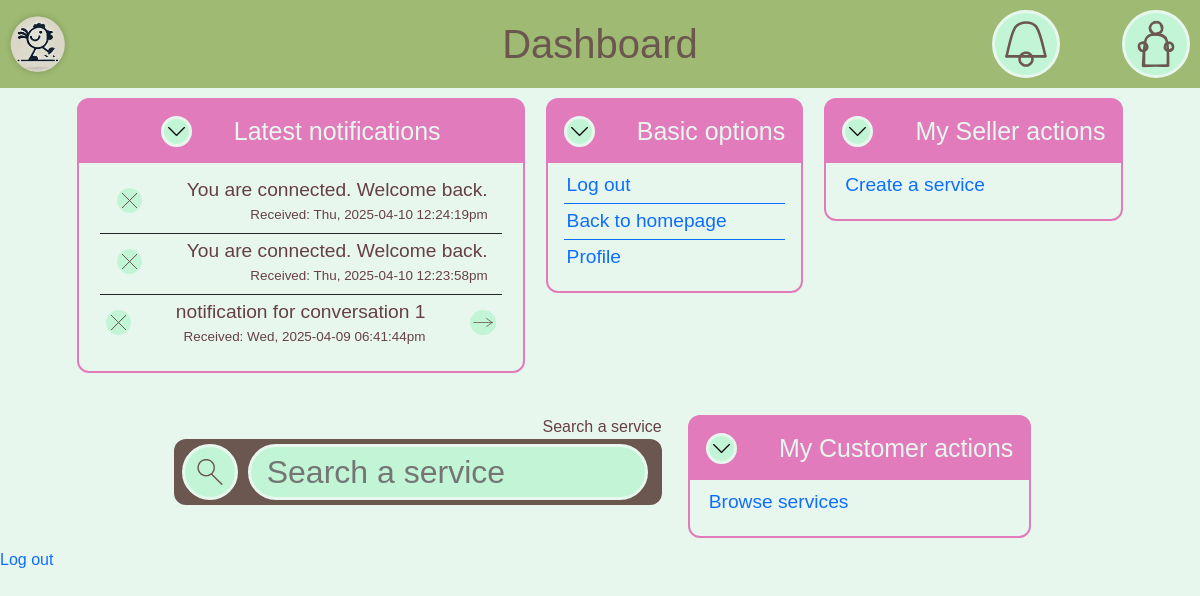
Page /pages/dashboard (signed in) on the earlier database version.
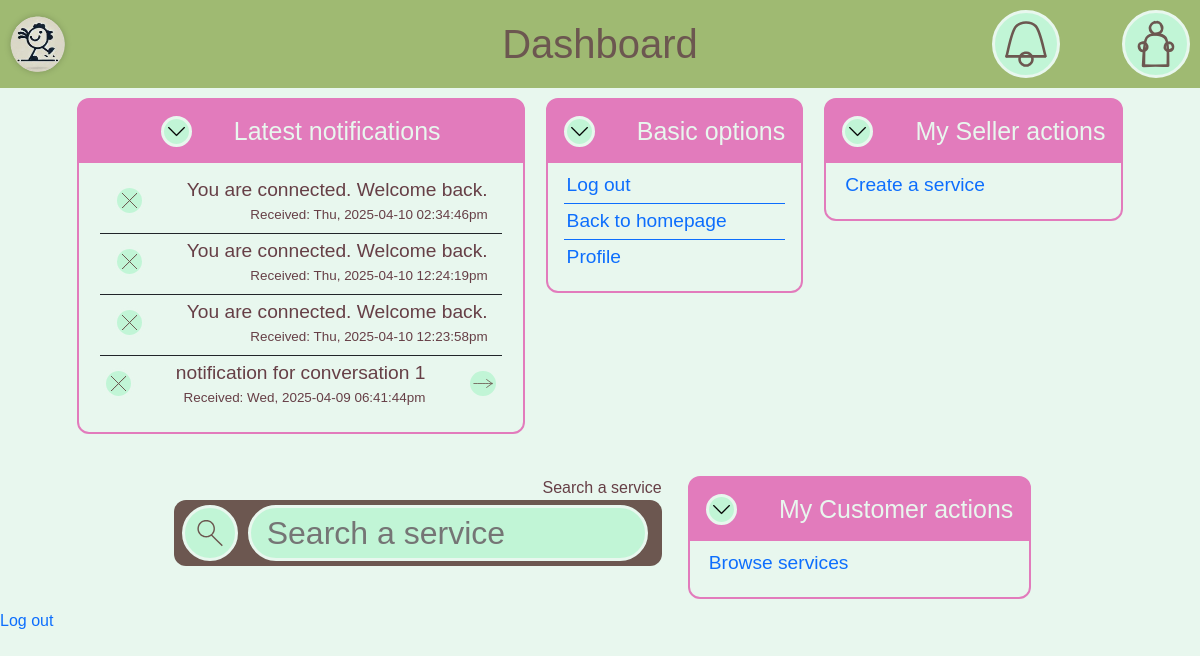
Same page on the later database version.
### tables this page shows
CREATE TABLE notifications(
        id INTEGER PRIMARY KEY,
        user_id INTEGER, conversation_id INTEGER, text TEXT, time TIMESTAMP,
        FOREIGN KEY(user_id) REFERENCES users(id),
        FOREIGN KEY(user_id) REFERENCES conversation(id)
    );

### utils/base.php (called while the page is built, shortened)
<?php
function root_include($name): void
{
    include $_SERVER["DOCUMENT_ROOT"] . $name;
}
function component($name): void
{
    root_include("/components/" . $name . ".php");
}

### utils/dbutils.php (called while the page is built, shortened)
<?php
function hasUserGotRole(PDO $db, $id, $roleID): bool
{
    $st = $db->prepare("SELECT * FROM roles WHERE user_id = :id");
    if (!$st->execute(["id" => $id])) return false;
    while ($elt = $st->fetch()) {
        if ($elt["role"] == $roleID) return true;
    }
    return false;
}
function isBusiness(PDO $db, $id)
{
    return hasUserGotRole($db, $id, 0);
}
function isCustomer(PDO $db, $id)
{
    return hasUserGotRole($db, $id, 1);
}
function isAdmin(PDO $db, $id)
{
    return hasUserGotRole($db, $id, 2);
}

### components/dashboard/base.php (called while the page is built)
<?php
function base_widget($db, $id) {
    insert_widget("Basic options", function() {
        buttons_widget(
            array(
                "Log out",
                "Back to homepage",
                "Profile"
            ),
            array(
                "/pages/signout",
                "/pages/homepage",
                "/pages/profile"
            )
        );
    });
}
?>

### components/common/notifications.php (the view, shortened to what this page needs)
<?php
function insert_notifications(PDO $db, $id)
{
    ?>
    <div class="circle-inside-accent logo">
        <img src="/assets/images/symbols/notification.svg" alt="notifications">
    </div>
    <?php
}
function display_notification($notification): void
{
    ?>
    <div class="notification line dashboard-line" not="<?= $notification["id"] ?>">
        <?php
        if ($notification["user_id"] != BROADCAST_ID) {
            ?>
            <div class="circle-inside-accent remove-notification">
                <img src="/assets/images/symbols/cancel.svg" alt="remove notification" class="symbol">
            </div>
            <?php
        }
        ?>
        <div class="notification-content">
            <p class="notification-text"><?= $notification["text"] ?></p>
            <p class="notification-date"><?= $notification["date"] ?></p>
        </div>
        <?php
        if ($notification["conversation_id"] != SYSTEM_ID) {
            ?>
            <div class="circle-inside-accent inspect-notification">
                <img src="/assets/images/symbols/arrow.svg" class="symbol" alt="Open notification">
            </div>
            <?php
        }
        ?>
    </div>
    <?php
}
function get_user_notifications(PDO $db, $id): array
{
    $st = $db->prepare("
    SELECT *
    FROM notifications
    -- Support for broadcasts
    WHERE user_id = (:id) OR user_id = 0
    ORDER BY notifications.time DESC
    ");
    return $st->execute(["id" => $id]) ? $st->fetchAll() : [];
}
?>

### pages/dashboard/index.php (shortened to what this page needs)
<?php
require $_SERVER["DOCUMENT_ROOT"] . "/utils/base.php";
?>
<!DOCTYPE html>
<html lang="en">
<?php
insert_head("Dashboard", ["inputs", "containers", "widgets", "page-header"]);
?>
<body>
<?php
$db = getSecureDB();
$id = $_SESSION["id"];
insert_header("Dashboard", $id);
insert_all_widgets($db, $id);
?>
<a href="/pages/signout">Log out</a>
</body>
</html>

### components/header.php (shortened to what this page needs)
<?php function insert_head($name, $css = array(), $osm = false): void
{ ?>
    <head>
        <link rel="stylesheet" href="/assets/css/main-style.css">
        <link href="https://cdn.jsdelivr.net/npm/bootstrap@5.3.3/dist/css/bootstrap.min.css" rel="stylesheet"
>
        <?php
        foreach ($css as $link) {
            ?>
            <link rel="stylesheet" href="/assets/css/<?= $link ?>.css">
            <?php
        }
            ?>
    </head>
<?php } ?>

### components/common/page-header.php
<?php
function insert_header($title, $id = null): void
{
    ?>
    <header>
        <div class="logo-decoration-container">
            <?php
            component("logo");
            ?>
        </div>
        <div class="title">
            <a href="/pages/homepage">
                <h1><?= $title ?></h1>
            </a>
        </div>
        <?php
        if ($id) {
            ?>
            <aside class="line">
                <?php
                $db = getSecureDB();
                insert_notifications($db, $id);
                insert_profile_button($id);
                ?>
            </aside>
            <?php
        }
        ?>
    </header>
    <?php
}
?>

### components/logo.php
<a href="/pages/homepage" class="logo">
    <div>
        <img src="/assets/images/logo.png" alt="A roaming rooster">
    </div>
</a>

### components/common/profile.php
<?php
function insert_profile_button($id)
{
    ?>
    <div class="circle-inside-accent logo">
        <a href="/pages/profile">
            <img src="/assets/images/symbols/profile.svg" alt="profile">
        </a>
    </div>
    <?php
}
?>

### components/dashboard/widget-manager.php (shortened to what this page needs)
<?php
function insert_all_widgets($db, $id): void
{
    ?>
    <div class="widget-list">
        <?php
        $is_business = isBusiness($db, $id);
        $is_customer = isCustomer($db, $id);
        $is_admin = isAdmin($db, $id);
        widget_notifications($db, $id);
        base_widget($db, $id);
        if ($is_business) {
            business_widgets($db, $id);
        }
        if ($is_customer) {
            insert_search_widget(page: false);
        }
        ?>
    </div>
    <?php
}
?>

### components/dashboard/notifications.php
<?php
function widget_notifications($db, $id): void
{
    $nots = get_user_notifications($db, $id);
    if (count($nots) != 0) {
        insert_widget("Latest notifications", function () use ($nots) {
            ?>
            <div>
                <?php
                foreach ($nots as $not) {
                    $not["safe_text"] = htmlspecialchars($not["text"]);
                    $not["date"] = "Received: " . date("D, Y-m-d h:i:sa", $not["time"]);
                    display_notification($not);
                }
                ?>
            </div>
            <?php
        });
    }
}
?>

### components/dashboard/widget-base.php
<?php
function insert_widget($title, $callback): void
{
    ?>
    <div class="widget">
        <div class="widget-header line">
            <div class="circle-inside-accent">
                <img src="/assets/images/down.png" alt="Retract" class="symbol">
            </div>
            <h2><?= $title ?></h2>
        </div>
        <div class="widget-content page">
            <?php
            $callback();
            ?>
        </div>
    </div>
    <?php
}

### components/dashboard/buttons.php
<?php
function buttons_widget($texts, $addresses): void
{
    ?>
    <div class="dashboard-buttons-list">
        <?php
        for ($i = 0; $i < count($texts); $i++) {
            ?>
            <a href="<?= htmlspecialchars($addresses[$i]) ?>" class="dashboard-line">
                <div class="dashboard-action">
                    <?= htmlspecialchars($texts[$i]) ?>
                </div>
            </a>
            <?php
        }
        ?>
    </div>
    <?php
}
?>

### components/search.php (shortened to what this page needs)
<?php
function insert_search_image()
{
    ?>
    <div class="symbol">
        <img src="/assets/images/symbols/search.svg" alt="Search" class="symbol">
    </div>
    <?php
}
function insert_search_widget($placeholder = "Search a service", $page = true, $content = null): void
{
    ?>
    <div class="text-field-label">
        <label for="s">
            <?= $placeholder ?>
        </label> <br>
        <form class="text-field line-form" action="/pages/search-results">
            <div id="search-symbol" class="circle-inside-input page-horizontal minimize <?php if ($content !== null) {
                echo "reduce-horizontal";
            } ?>">
                <?php
                if ($page) {
                    insert_search_image();
                } else {
                    ?>
                    <a href="/pages/search-results">
                        <?php
                        insert_search_image();
                        ?>
                    </a>
                    <?php
                }
                ?>
            </div>
            <input id="s" name="s" class="circle-inside-input" type="search"
                   placeholder="<?= $placeholder ?>" <?php if ($content !== null) {
                echo "value='$content'";
            } ?>>
        </form>
    </div>
    <?php
}
?>

### assets/css/main-style.css (style rules this page uses)
:root { --title-color: #9FBA72; --warning-color: #FFC87F; --text-color-main: #663F46; --text-color-main-light: #CFC9C9; --text-color-secondary: #6C5750; --back-color-base: #E8F7EE; --back-color-popup: #C1F5D6; --back-color-important: #E27BBC; --back-color-secondary: #A79CD6; --back-color-ternary: #DFDCDB; --accent-color-main: var(--back-color-secondary); --accent-color-secondary: var(--back-color-important); --place-color-main: #77005D; --place-color-secondary: #121212; --place-holder-gradient: repeating-linear-gradient(45deg, var(--place-color-main) 10%, var(--place-color-secondary), 10%); --image-on-back-base-gradient: linear-gradient(var(--back-color-important) 0%, transparent 100%); --medium-corner: 12px; --large-corner: 40px; --input-block-padding: 8px; --input-block-margin: 5px; --big-container-padding: 2%; --reading-margin: 7%; --spacing-minimum: 10px; --spacing-small: 21px; --spacing-medium: 42px; --spacing-large: 84px; }
html, body { background-color: var(--back-color-base) !important; font-family: Arial, Helvetica, sans-serif; }
div { background-color: transparent; }
h1 { color: var(--text-color-secondary) !important; text-align: center; }
p { color: var(--text-color-main); }
.logo-decoration-container { display: flex; align-items: center; filter: drop-shadow(0 0 3px #00000033); }
.page { max-height: 500px; visibility: visible; transition: max-height, padding, margin, visibility; transition-duration: 0.5s; transition-timing-function: ease; }
.page-horizontal { max-width: 400px; visibility: visible; transition: max-width, padding, margin, visibility; transition-duration: 0.3s; transition-timing-function: ease; }
.symbol { height: 1em; width: 1em; font-size: 1em; line-height: 1em; margin: 0; padding: 0; display: block; }
.minimize { height: fit-content; padding: 9px; }
a { text-decoration: none; }

### assets/css/inputs.css (style rules this page uses)
input { max-width: 100%; box-sizing: border-box; }
.text-field-label { font-size: medium; text-align: right; color: var(--text-color-main); margin-left: var(--input-block-margin); margin-right: var(--input-block-margin); }
.text-field { background-color: var(--text-color-secondary); color: var(--back-color-popup); border: none; border-radius: var(--medium-corner); font-size: xx-large; padding: var(--input-block-margin) var(--input-block-padding); width: 100%; max-width: 98vw; overflow: scroll; }
.line-form { display: flex; flex-direction: row; }
.line-form > * + * { margin-left: var(--spacing-minimum); }
label { text-align: right; }
.circle-inside-input { color: var(--text-color-main); background-color: var(--back-color-popup); border: solid 3px var(--back-color-base); border-radius: 1000px; }
input.circle-inside-input { padding-left: 16px; min-width: 0; width: 400px; max-width: 60vw; }
.circle-inside-accent { color: var(--text-color-main); background-color: var(--back-color-popup); border: solid 3px var(--back-color-base); border-radius: 1000px; padding: 3px; cursor: pointer; }

### assets/css/containers.css (style rules this page uses)
.line { display: flex; flex-direction: row; gap: var(--spacing-medium); justify-content: center; align-items: center; }
.widget-list { display: flex; flex-direction: row; flex-wrap: wrap; row-gap: var(--spacing-medium); column-gap: var(--spacing-small); margin: var(--spacing-minimum); justify-content: center; font-size: 1.2em; }

### assets/css/widgets.css (style rules this page uses)
.widget { border: var(--accent-color-secondary) 2px solid; border-radius: var(--medium-corner); box-sizing: border-box; background-clip: border-box; background: var(--accent-color-secondary); overflow: hidden; height: fit-content; }
.widget > * { padding: 16px; }
.widget-header { color: var(--back-color-base); cursor: pointer; }
.widget-content { overflow: auto; background: var(--back-color-base); margin: 0; padding-top: 5px; }
.widget-header > h2 { font-size: 1.3em; margin: 0; }
.notification { margin: 5px; }
.notification p { margin: 0; }
.notification-date { text-align: right; font-size: 0.7em; }
.dashboard-line { padding: 3px; }
a.dashboard-line { display: block; }
.dashboard-line + .dashboard-line { border-top: 1px solid; }

### assets/css/page-header.css (style rules this page uses)
header { background-color: var(--title-color); position: sticky; z-index: 1; top: 0; display: flex; flex-direction: row; align-items: center; justify-content: space-between; min-height: 2.5em; }
.title { height: fit-content; width: fit-content; position: absolute; margin: auto; left: 0; right: 0; }
.title h1 { margin: 0; }
header .logo { margin: 10px; }
header .logo * { width: 3.5em; height: 3.5em; max-width: 10vw; }

Differences in the rows shown:
added notifications: text "You are connected. Welcome back.", date "Received: Thu, 2025-04-10 02:34:46pm"
